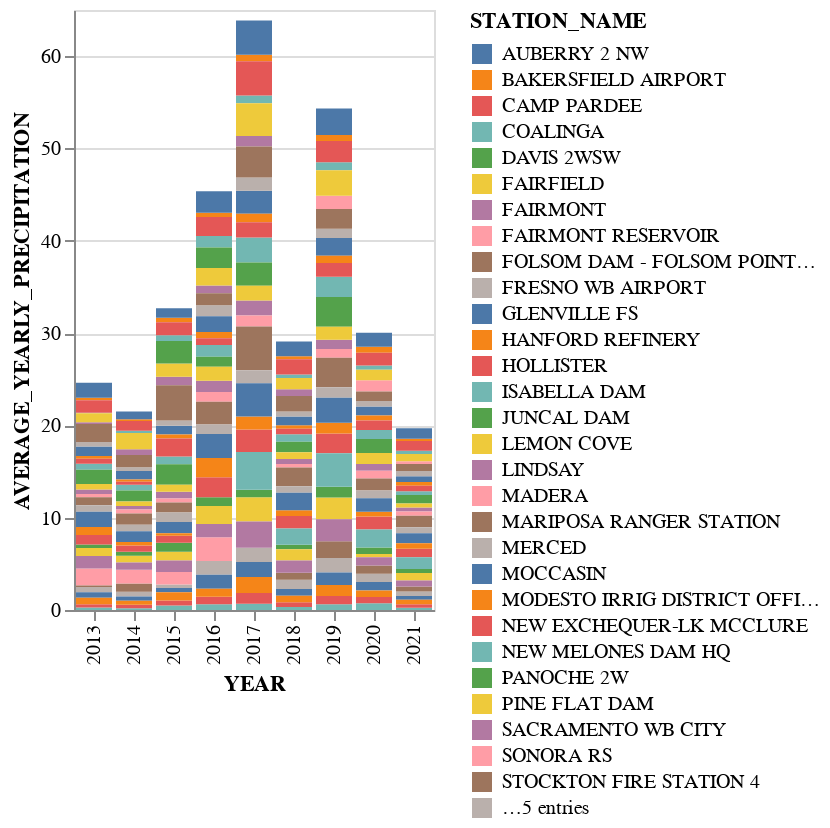

The notebook cell saved with this chart:
### Markdown cell above
Because of the way we [transform point measurements of precipitation by weather stations into township precipitation estimates](doc/etl/from_point_to_region_values.md), although there are 16 weather stations in the San Joaquin Valley, a total of 33 stations are use to estimate the county-townships precipitations. Looking at their value average yearly precipitation measurement per year, we get.

### Code cell
station_precipitation_per_year_df = precipitation_dataset.map_df[["YEAR", "AVERAGE_YEARLY_PRECIPITATION", "STATION_NAME"]].drop_duplicates()
alt.Chart(station_precipitation_per_year_df).mark_bar().encode( x="YEAR:N",y='AVERAGE_YEARLY_PRECIPITATION:Q', color='STATION_NAME:N')

### Figure 1 — Vega-Lite specification as saved in the notebook (floating-point values rounded to 4 significant figures; data arrays with more than 128 entries replaced by an {"elided": "..."} marker saying what was removed)
{"config": {"view": {"continuousWidth": 400, "continuousHeight": 300}}, "data": {"name": "data-d2b6b2536eaaf5ee31c7b2f9e18b32b2"}, "mark": "bar", "encoding": {"color": {"field": "STATION_NAME", "type": "nominal"}, "x": {"field": "YEAR", "type": "nominal"}, "y": {"field": "AVERAGE_YEARLY_PRECIPITATION", "type": "quantitative"}}, "$schema": "https://vega.github.io/schema/vega-lite/v4.17.0.json", "datasets": {"data-d2b6b2536eaaf5ee31c7b2f9e18b32b2": {"elided": "279 records"}}}
